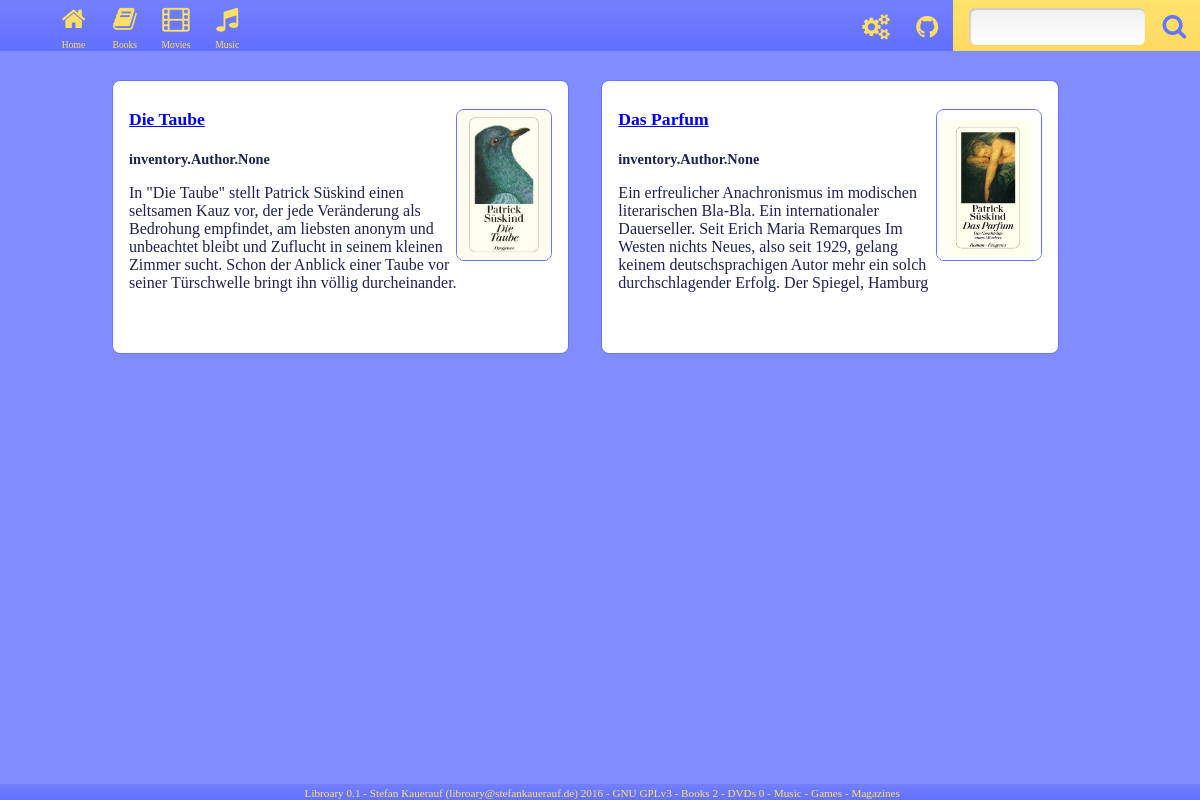
The page / on the database its author committed.
### inventory/models.py (models this page shows)
class Media(models.Model):
    title = models.CharField(max_length=255)
    author = models.ManyToManyField(Author)
    release_date = models.DateField()
    tags = models.ManyToManyField(Tag)
    location = models.ForeignKey(Compartment)
    description = models.TextField()
    cover = models.ImageField(upload_to="books", null=True, blank=True)

### inventory/views.py (the view)
# urls.py: 2. Add a URL to urlpatterns:  url(r'^$', views.home, name='home')
def home(request):
    items_from_db = []
    books = Book.objects.order_by('?')[:5]
    movies = DVD.objects.order_by('?')[:5]
    for b in books:
        items_from_db.append(b)
    for m in movies:
        items_from_db.append(m)
    items_from_db = [x for x in items_from_db if x != None]
    print("HOME")
    print(items_from_db)
    return listview(request, items_from_db)

### inventory/models.py (called while the page is built)
    def __str__(self):
        return self.title

### inventory/views.py (called while the page is built)
def listview(request, items_from_db):
    items = []
    class Item():
        id = None
        category = None
        title = None
        subtitle = None
        text = None
        image = None
    for i in items_from_db:
        item = Item()
        item.id = i.pk
        item.category = i.category
        item.title = i.title
        item.subtitle = i.author
        item.text = i.description
        item.image = i.cover
        items.append(item)
    context = {
            "bookcount": len(Book.objects.all()),
            "dvdcount": len(DVD.objects.all()),
            "items": items,
            }
    return render_to_response('inventory/list.html', context)

### inventory/templates/inventory/list.html
{% extends "inventory/base.html" %}
{% block content %}
{% for item in items %}
            <div class="home_media_short_block home_media_short_block_book">
                <img class="short_block_cover" src="/media/{{ item.image }}"></img>
                <a href="{{ item.category }}/{{ item.id }}"><h1 class="short_block_header1">
                    {{ item.title }}
                    <h1></a>
                <h2 class="short_block_header2">
                    {{ item.subtitle }}
                </h2>
                <p class="short_block_paragraph">
                    {{ item.text }}
                </p>
            </div>
{% endfor %}
{% endblock %}

### inventory/templates/inventory/base.html (shortened to what this page needs)
{% load staticfiles %}
<!doctype html>
<html>
        <link rel="stylesheet" type="text/css" href="{% static 'inventory/layout.css' %}">
        <link href="http://maxcdn.bootstrapcdn.com/font-awesome/4.6.3/css/font-awesome.min.css" rel="stylesheet">
    <body>
        <div id="header_bar">
            <div class="nav_bar">
                <a class="nav_bar_icon_container" href="/">
                    <i class="icon nav_bar_icon" id="nav_bar_icon_home"></i>
                    <span class="nav_bar_icon_text">Home</span>
                </a>
                <a class="nav_bar_icon_container" href="/books/">
                    <i class="icon nav_bar_icon" id="nav_bar_icon_book"></i>
                    <span class="nav_bar_icon_text">Books</span>
                </a>
                <a class="nav_bar_icon_container" href="/movies/">
                    <i class="icon nav_bar_icon" id="nav_bar_icon_dvd"></i>
                    <span class="nav_bar_icon_text">Movies</span>
                </a>
                <a class="nav_bar_icon_container" href="/music/">
                    <i class="icon nav_bar_icon" id="nav_bar_icon_music"></i>
                    <span class="nav_bar_icon_text">Music</span>
                </a>
            </div>
            <div class="search_bar">
                <form type="get" action="/search">
                    <input class="search_bar_input" type="text" name="q">
                    <button class="search_bar_button" type="submit">
                        <i class="icon nav_bar_icon" id="search_bar_icon_search"> </i>
                    </button>
                </form>
            </div>
            <div class="community_bar">
                <a class="nav_bar_icon_container community_bar_icon_container" href="./admin/">
                    <i class="icon nav_bar_icon" id="community_bar_icon_admin"></i>
                </a>
                <a class="nav_bar_icon_container community_bar_icon_container" href="https://github.com/superdachs/libroary">
                    <i class="icon nav_bar_icon" id="community_bar_icon_github"></i>
                </a>
            </div>
        </div>
        <div id="content">
            {% block content %}{% endblock %}
        </div>
        <div id="footer_bar">
            Libroary 0.1 - Stefan Kauerauf (libroary@stefankauerauf.de) 2016 - GNU GPLv3 - Books {{ bookcount }} - DVDs {{ dvdcount }} - Music {{ musiccount }} - Games {{ gamecount }} - Magazines {{ magazinecount }}
        </div>
    </body>
</html>

### inventory/static/inventory/layout.css (style rules this page uses)
body { margin: 0px; padding: 0px; color: #1D224F; background: #818CFF; }
.icon { font-family: FontAwesome; font-weight: normal; font-style: normal; }
.nav_bar_icon { text-align: center; width: 1.5em; font-size: 160%; }
#nav_bar_icon_home::before { content: "\f015"; }
#nav_bar_icon_book::before { content: "\f02d"; }
#nav_bar_icon_dvd::before { content: "\f008"; }
#nav_bar_icon_music::before { content: "\f001"; }
#community_bar_icon_admin::before { content: "\f085"; }
#community_bar_icon_github::before { content: "\f09b"; }
.nav_bar_icon_container { text-align: center; padding: 0.5em; display: block; float: left; min-width: 2.2em; height: 2.2em; line-height: 1.4em; color: #FFDE67; background: linear-gradient(to top, #6270FF 0%,#7280FF 100%); transition: color 0.2s; text-decoration: none; }
.community_bar_icon_container { padding-top: 1em; padding-bottom: 0em; }
.nav_bar_icon_text { display: block; font-size: 60%; }
.nav_bar { position: relative; left: 10%; margin-left: -4.5em; }
.community_bar { float: right; }
.search_bar { background: #FFDE67; background: linear-gradient(to top, #FFD962 0%,#FFE36C 100%); color: #6775FF; height: 3.2em; margin: 0 0 0 0; padding: 0 0em 0 1em; float: right; }
.search_bar_input { transition: width 0.5s; width: 8em; outline: none; background: linear-gradient(to top, #FFFFFF 0%,#F0F0F0 100%); vertical-align: top; margin-top: 0.45em; height: 2em; font-size: 110%; padding-left: 1em; padding-right: 1em; color: #1D224F; border-radius: 0.35em; border: 0px solid #818CFF; box-shadow: inset 1px 1px 1px 1px rgba(0,0,0,0.15); }
.search_bar_button { transition: color 0.2s; outline: none; color: #6775FF; font-family: FontAwesome; font-weight: bold; font-size: 100%; width: 3.2em; height: 3.2em; background: none; border: 0px; }
#search_bar_icon_search::before { content: "\f002"; }
#header_bar { position: fixed; top: 0px; background: #6775FF; background: linear-gradient(to top, #6270FF 0%,#7280FF 100%); font-size: 100%; width: 100%; height: 3.2em; color: #FFDE67; }
#content { padding: 1em; margin: 3em 5em 1em 5em; color: #1D224F; }
.home_media_short_block { padding: 1em; margin: 1em; border: 1px solid #6775FF; background: white; float: left; min-height: 15em; max-width: 42%; border-radius: 0.5em; }
.short_block_cover { min-height: 150px; max-height: 150px; border: 1px solid #6775FF; float: right; border-radius: 0.5em; }
.short_block_header1 { font-size: 110%; }
.short_block_header2 { font-size: 90%; }
#footer_bar { position: fixed; text-align: center; bottom: 0em; padding: 0.2em; font-size: 70%; width: 100%; height: 1em; color: #FFDE67; background: #6775FF; background: linear-gradient(to top, #6270FF 0%,#7280FF 100%); }

### rows shown on the page
Media: image (picture), title "Die Taube", text "In \"Die Taube\" stellt Patrick Süskind einen seltsamen Kauz vor, der jede Veränderung als Bedrohung empfindet, am liebsten anonym und unbeachtet bleibt und Zuflucht in seinem kleinen Zimmer sucht. Schon der Anblick einer Taube vor seiner Türschwelle bringt ihn völlig durcheinander."
Media: image (picture), title "Das Parfum", text "Ein erfreulicher Anachronismus im modischen literarischen Bla-Bla. Ein internationaler Dauerseller. Seit Erich Maria Remarques Im Westen nichts Neues, also seit 1929, gelang keinem deutschsprachigen Autor mehr ein solch durchschlagender Erfolg. Der Spiegel, Hamburg"

### other values the page prints
{{ item.subtitle }} "inventory.Author.None" "inventory.Author.None"
{{ bookcount }} "2"
{{ dvdcount }} "0"
